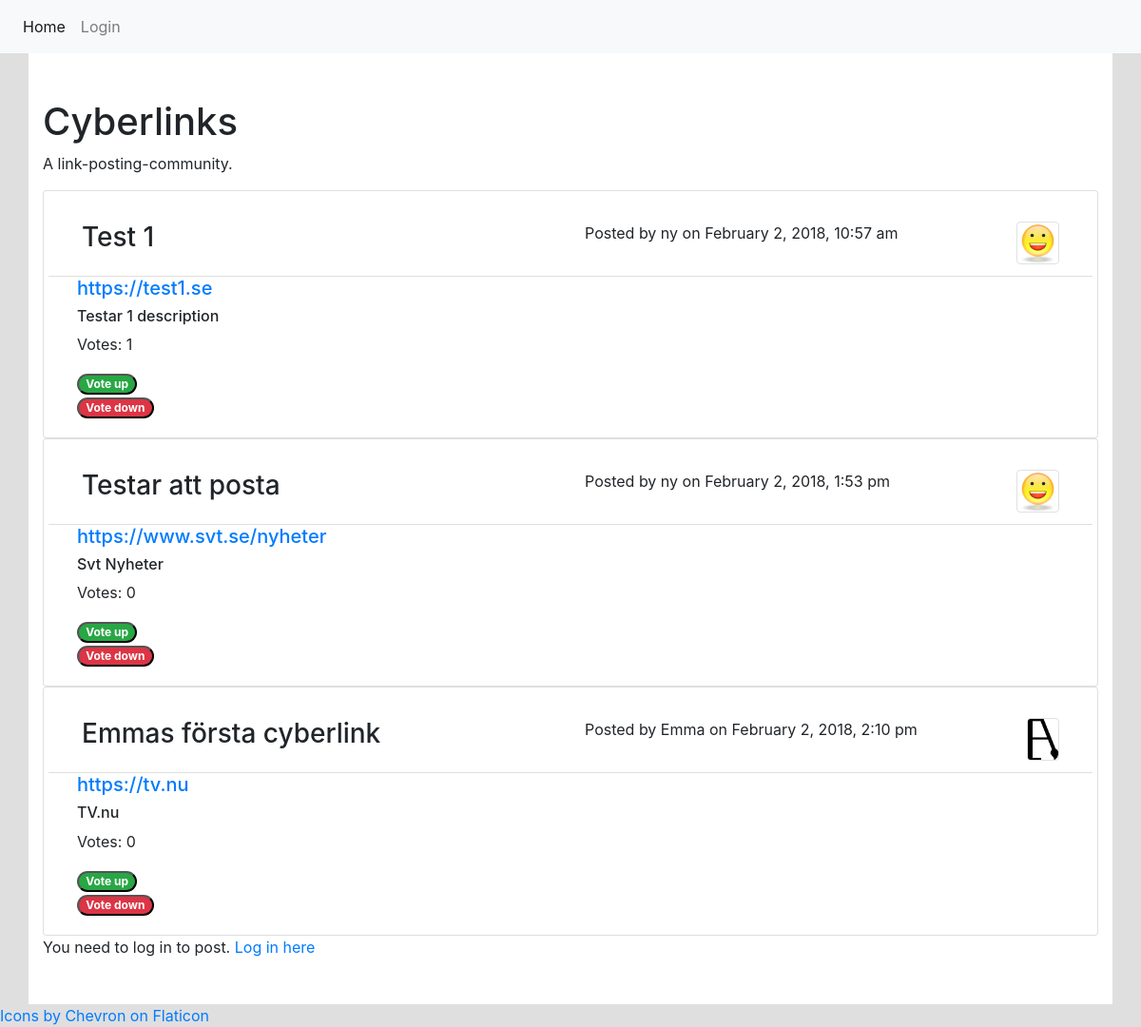
Before: / with the older database file.
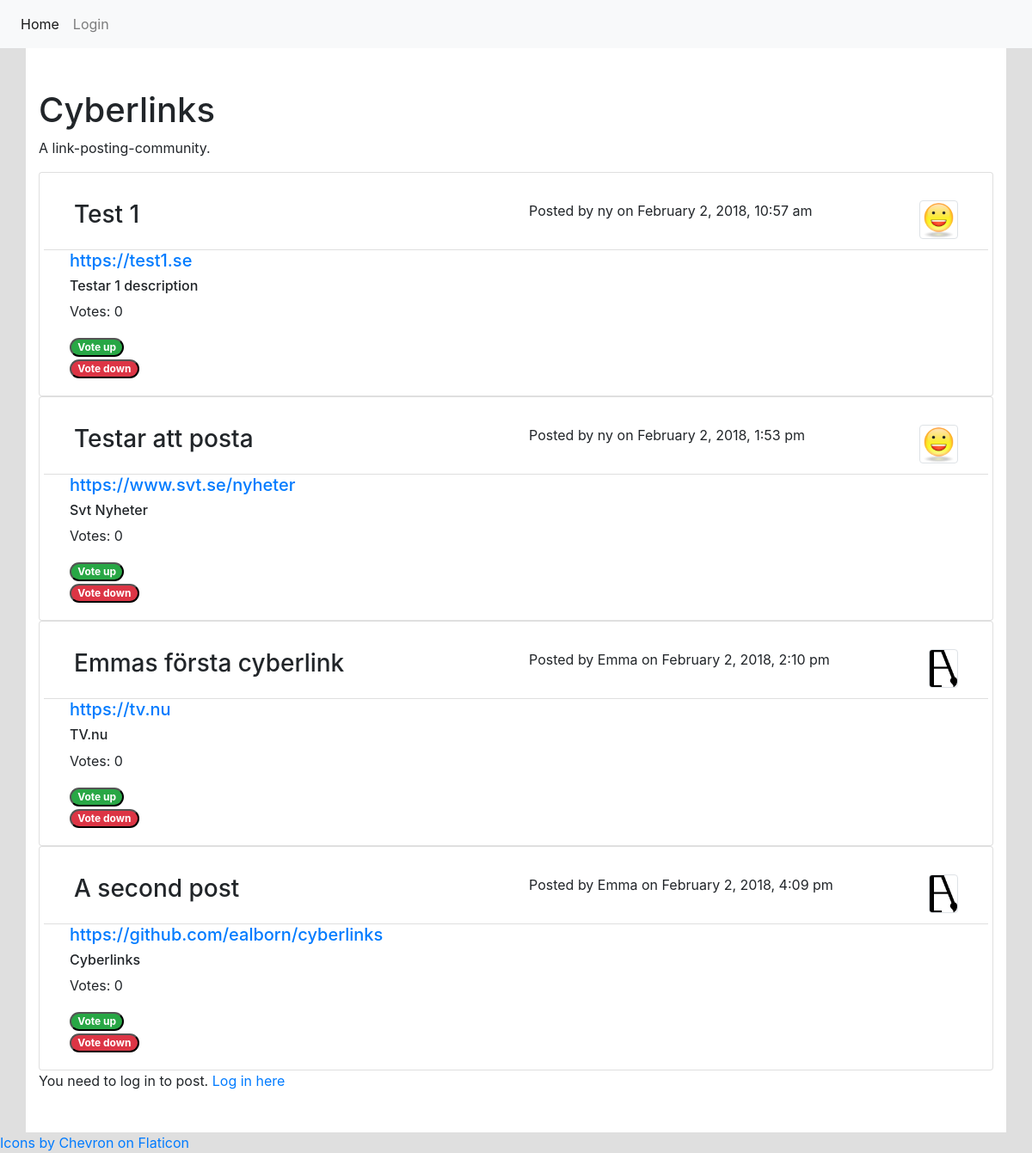
After: the same page with the newer database file.
### tables this page shows
CREATE TABLE "Entry" (
	`entry_id`	INTEGER NOT NULL PRIMARY KEY AUTOINCREMENT UNIQUE,
	`title`	TEXT NOT NULL,
	`description`	TEXT NOT NULL,
	`link`	TEXT NOT NULL,
	`post_date`	TEXT NOT NULL,
	`poster`	TEXT NOT NULL
);

### app/config.php (called while the page is built, shortened)
<?php
return [
    'title' => 'Cyberlinks',
    'database_path' => sprintf('sqlite:%s/database/data1.db', __DIR__),
];

### app/autoload.php (called while the page is built, shortened)
<?php
$config = require __DIR__.'/config.php';

### index.php (the view, shortened to what this page needs)
<?php
require __DIR__.'/views/header.php';
?>
<article>
  <h1><?php echo $config['title']; ?></h1>
  <p>A link-posting-community.</p>
</article>
  <?php
  $stmt = $pdo->prepare("SELECT Entry.*, User.user_id, User.username, User.avatar, Votes.* FROM Entry JOIN User ON Entry.poster=User.username JOIN Votes ON Votes.vote_id=Entry.entry_id ORDER BY score DESC");
  $stmt->execute();
  $entries = $stmt->fetchAll(PDO::FETCH_ASSOC);
  foreach ($entries as $entry) {
    $title = $entry['title'];
    $link = $entry['link'];
    $description = $entry['description'];
    $post_date = $entry['post_date'];
    $avatar = $entry['avatar'];
    $username = $entry['username'];?>
  <div class="card">
    <div class="card-body">
        <div class="card-header row">
          <div class="col-6">
            <h3 class=""><?php echo $title ?></h3>
          </div>
          <div class="col">
            <img src="uploads/<?php echo $avatar; ?>" class="img-thumbnail mini float-right">
            <p class=""><?php echo "Posted by ".$username. " on ".$post_date; ?></p>
          </div>
        </div>
          <h5 class="col-6"><a href="<?php echo $link; ?>" target="_blank"> <?php echo $entry['link']; ?></a></h5>
          <h6 class="col-6"><?php echo $description ?></h6>
          <p class="col-6"><?php echo "Votes: ".$entry['score']?></p>
          <div class="container">
            <div class="row col-6">
              <form action="/app/auth/upVote.php" method="post">
                <button type="submit" class="badge badge-pill badge-success" name="upv">Vote up</button>
              </form>
            </div>
            <div class="row col-6">
              <form action="/app/auth/downVote.php" method="post">
                <button type="submit" class="badge badge-pill badge-danger" name="downv">Vote down</button>
              </form>
            </div>
          </div>
      </div>
  </div>
  <?php
}
?>
<?php if (isset($_SESSION['userSession'])) {
  require __DIR__.'/newpost.php';
} else {
  echo "You need to log in to post.";?>
  <a href="/login.php">Log in here</a>
  <?php
}
require __DIR__.'/views/footer.php';
?>
<a href="https://www.flaticon.com/search?word=chevron">Icons by Chevron on Flaticon</a>

### views/header.php (shortened to what this page needs)
<?php
require __DIR__.'/../app/autoload.php';
?>
<!DOCTYPE html>
<html lang="en">
<head>
    <link rel="stylesheet" href="https://maxcdn.bootstrapcdn.com/bootstrap/4.0.0-beta.2/css/bootstrap.min.css">
    <link rel="stylesheet" href="/assets/styles/main.css">
</head>
<body>
    <?php require __DIR__.'/navigation.php'; ?>
    <div class="container py-5">

### views/navigation.php (shortened to what this page needs)
<nav class="navbar navbar-expand-lg navbar-light bg-light">
    <ul class="navbar-nav">
        <li class="nav-item">
            <a class="nav-link <?php echo $_SERVER['SCRIPT_NAME'] === '/index.php' ? 'active' : ''; ?>" href="/index.php">Home</a>
        </li>
        <?php if (isset($_SESSION['userSession'])) : ?>
        <li class="nav-item">
                <a class="nav-link" href="/app/auth/authlogout.php">Logout</a>
          <?php else: ?>
                <a class="nav-link <?php echo $_SERVER['SCRIPT_NAME'] === '/login.php' ? 'active' : ''; ?>" href="login.php">Login</a>
        <?php endif; ?>
    </ul>
</nav>

### views/footer.php (shortened to what this page needs)
    </div>
</body>
</html>

### assets/styles/main.css (style rules this page uses)
body { background-color: #dfdfdf; }
.container { background-color: white; }
.img-thumbnail { max-width:100px; max-height:100px; width: auto; height: auto; }
.mini { max-width:45px; max-height:45px; padding: 0; }
.card-header { background-color: white; }

Changed rows visible on the page:
computed for entry "Test 1": score "1" → "0"
added entry: title "A second post", username "Emma", post_date "February 2, 2018, 4:09 pm", link "https://github.com/ealborn/cyberlinks", description "Cyberlinks", score "0"
